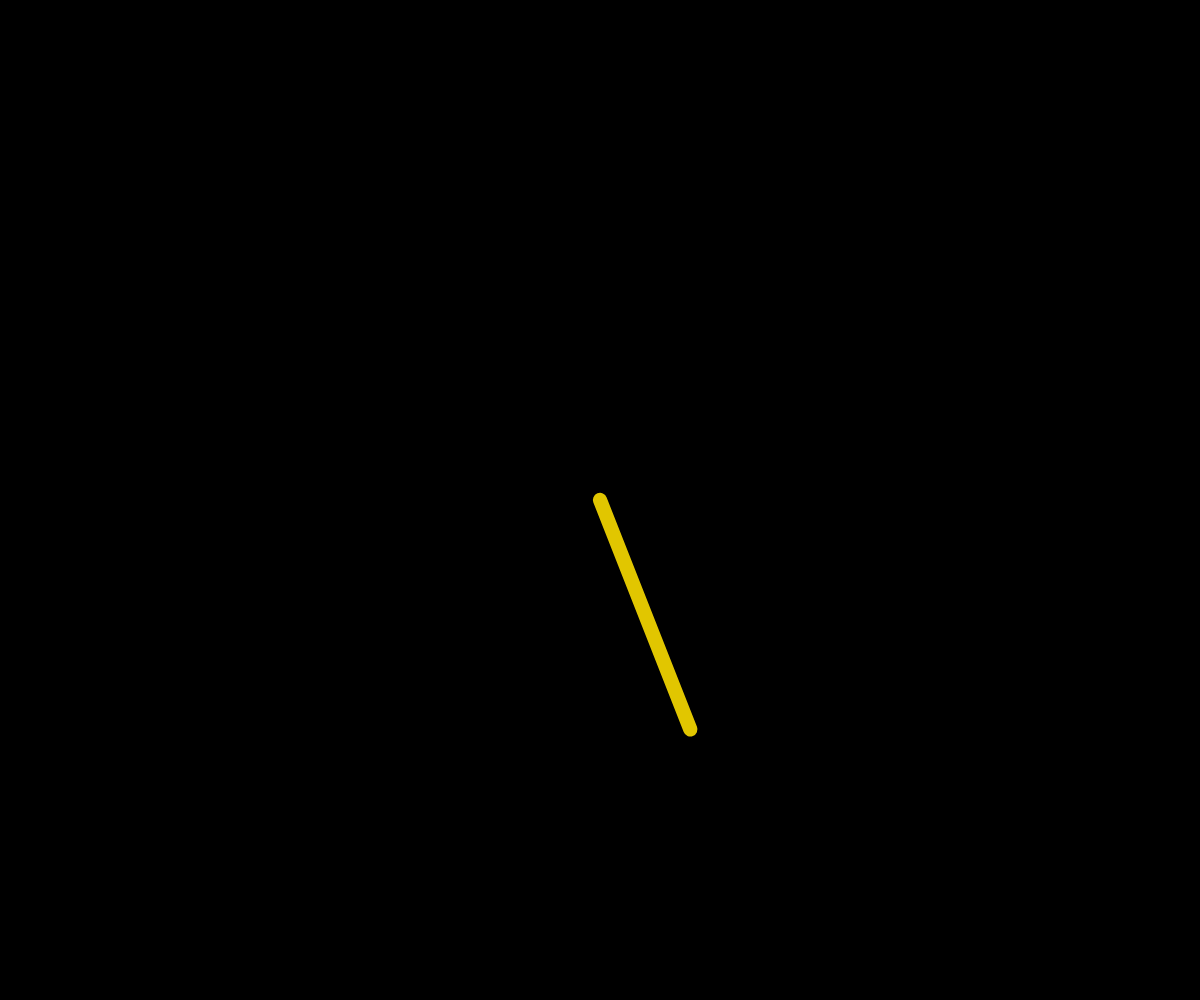
Frame 1 (no input)
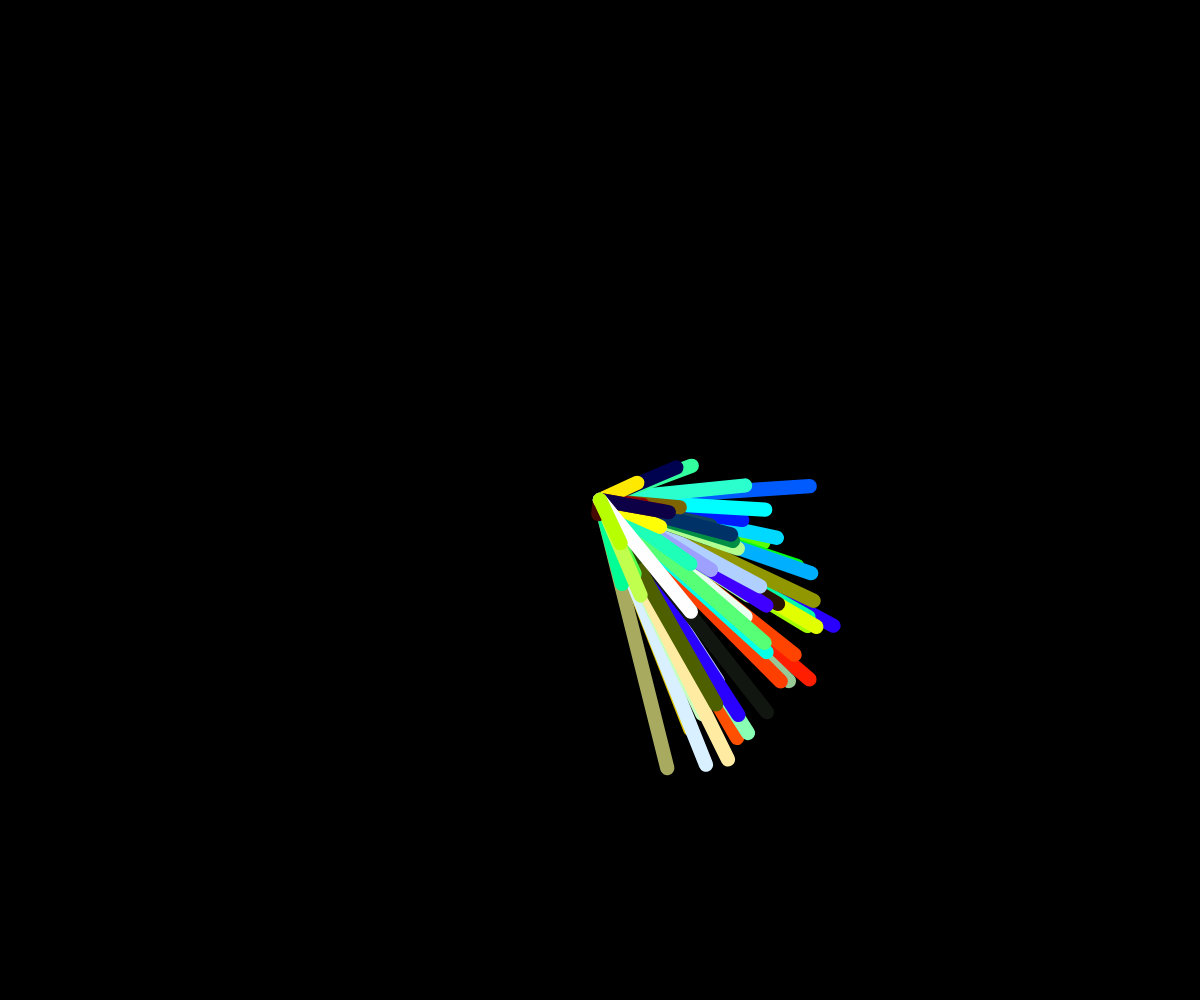
Frame 60 (no input)
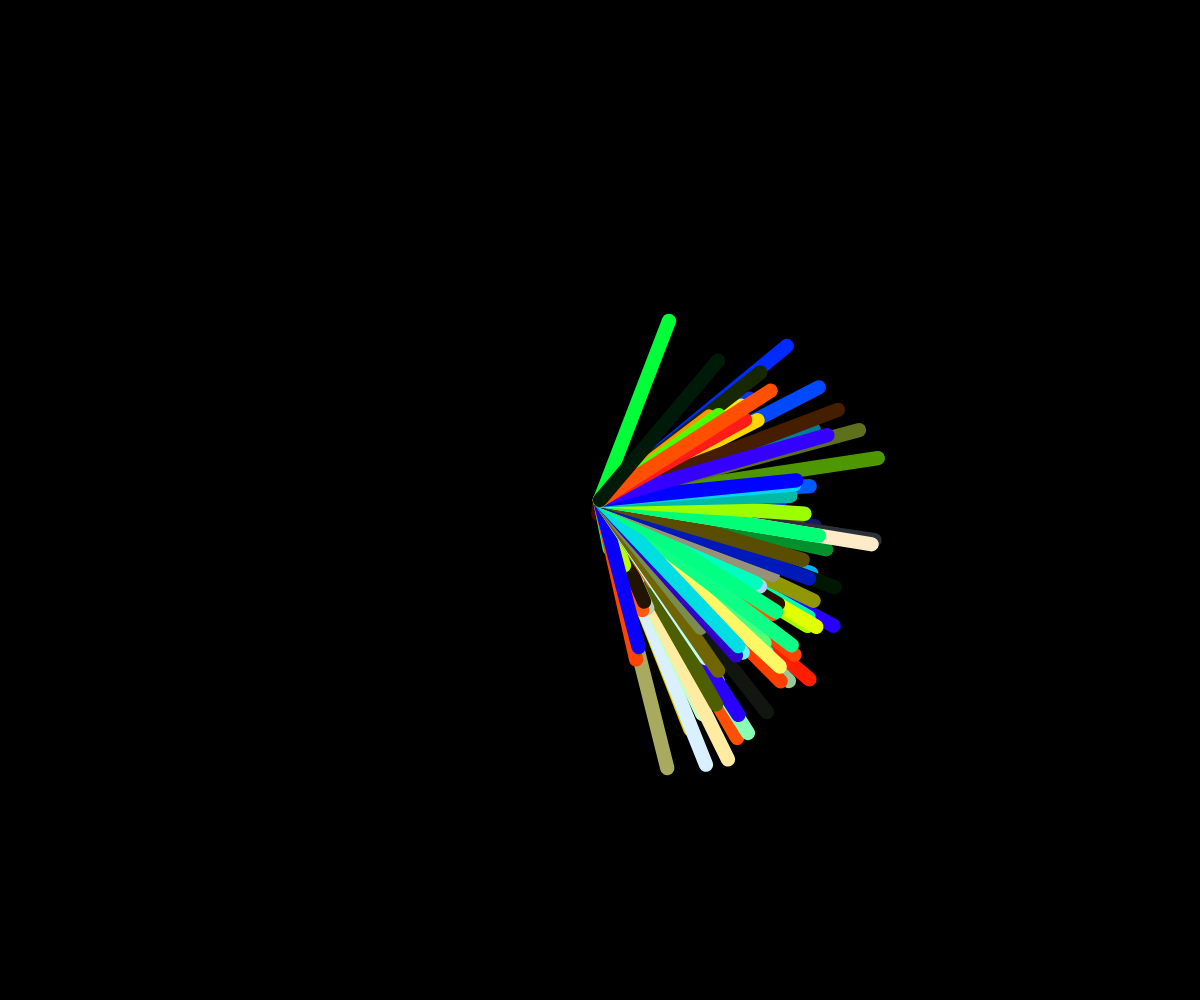
Frame 120 (the mouse pressed at the canvas centre since frame 60)

The p5.js sketch that drew these frames (run headless with seeded random() and noise() and a simulated clock; from frame 60 on, the mouse is pressed at the canvas centre):

// p5.js sketch
// ── sketch.js
// Radial Pattern Basic

let k = 5 / 9.0;
let scaleIt = 200;

function setup() {
    createCanvas(windowWidth, windowHeight);
    background(0);
    colorMode(HSB);
    strokeWeight(random(20));
    smooth();
}

function draw() {
    translate(width / 2, height / 2);
    //scale(width/2, height/2);
    let t = frameCount / 20.0;
    let x = cos(k * t) * sin(t) * scaleIt;
    let y = cos(k * t) * cos(t) * scaleIt;
    stroke(random(255), random(255), random(255));
    line(0, 0, random(x, x + 100), random(y, y + 100));
}
